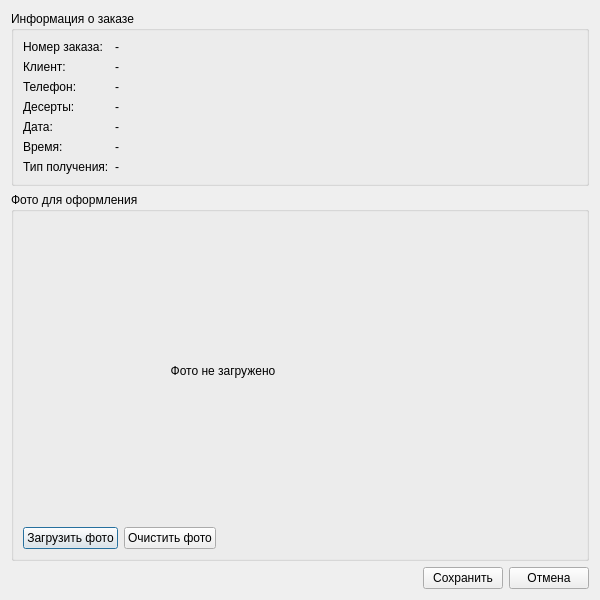
<?xml version="1.0" encoding="UTF-8"?>
<ui version="4.0">
 <class>OrderDetailsDialog</class>
 <widget class="QDialog" name="OrderDetailsDialog">
  <property name="geometry">
   <rect>
    <x>0</x>
    <y>0</y>
    <width>600</width>
    <height>500</height>
   </rect>
  </property>
  <property name="windowTitle">
   <string>Детали заказа</string>
  </property>
  <layout class="QVBoxLayout" name="verticalLayout">
   <item>
    <widget class="QGroupBox" name="detailsGroup">
     <property name="title">
      <string>Информация о заказе</string>
     </property>
     <layout class="QFormLayout" name="formLayout">
      <item row="0" column="0">
       <widget class="QLabel" name="label">
        <property name="text">
         <string>Номер заказа:</string>
        </property>
       </widget>
      </item>
      <item row="0" column="1">
       <widget class="QLabel" name="orderIdLabel">
        <property name="text">
         <string>-</string>
        </property>
       </widget>
      </item>
      <item row="1" column="0">
       <widget class="QLabel" name="label_3">
        <property name="text">
         <string>Клиент:</string>
        </property>
       </widget>
      </item>
      <item row="1" column="1">
       <widget class="QLabel" name="clientLabel">
        <property name="text">
         <string>-</string>
        </property>
       </widget>
      </item>
      <item row="2" column="0">
       <widget class="QLabel" name="label_5">
        <property name="text">
         <string>Телефон:</string>
        </property>
       </widget>
      </item>
      <item row="2" column="1">
       <widget class="QLabel" name="phoneLabel">
        <property name="text">
         <string>-</string>
        </property>
       </widget>
      </item>
      <item row="3" column="0">
       <widget class="QLabel" name="label_7">
        <property name="text">
         <string>Десерты:</string>
        </property>
       </widget>
      </item>
      <item row="3" column="1">
       <widget class="QLabel" name="dessertsLabel">
        <property name="text">
         <string>-</string>
        </property>
       </widget>
      </item>
      <item row="4" column="0">
       <widget class="QLabel" name="label_9">
        <property name="text">
         <string>Дата:</string>
        </property>
       </widget>
      </item>
      <item row="4" column="1">
       <widget class="QLabel" name="dateLabel">
        <property name="text">
         <string>-</string>
        </property>
       </widget>
      </item>
      <item row="5" column="0">
       <widget class="QLabel" name="label_11">
        <property name="text">
         <string>Время:</string>
        </property>
       </widget>
      </item>
      <item row="5" column="1">
       <widget class="QLabel" name="timeLabel">
        <property name="text">
         <string>-</string>
        </property>
       </widget>
      </item>
      <item row="6" column="0">
       <widget class="QLabel" name="label_13">
        <property name="text">
         <string>Тип получения:</string>
        </property>
       </widget>
      </item>
      <item row="6" column="1">
       <widget class="QLabel" name="deliveryLabel">
        <property name="text">
         <string>-</string>
        </property>
       </widget>
      </item>
     </layout>
    </widget>
   </item>
   <item>
    <widget class="QGroupBox" name="photoGroup">
     <property name="title">
      <string>Фото для оформления</string>
     </property>
     <layout class="QVBoxLayout" name="verticalLayout_2">
      <item>
       <widget class="QLabel" name="photoLabel">
        <property name="minimumSize">
         <size>
          <width>400</width>
          <height>300</height>
         </size>
        </property>
        <property name="maximumSize">
         <size>
          <width>400</width>
          <height>300</height>
         </size>
        </property>
        <property name="text">
         <string>Фото не загружено</string>
        </property>
        <property name="alignment">
         <set>Qt::AlignCenter</set>
        </property>
        <property name="wordWrap">
         <bool>true</bool>
        </property>
       </widget>
      </item>
      <item>
       <layout class="QHBoxLayout" name="horizontalLayout">
        <item>
         <widget class="QPushButton" name="loadPhotoBtn">
          <property name="text">
           <string>Загрузить фото</string>
          </property>
         </widget>
        </item>
        <item>
         <widget class="QPushButton" name="clearPhotoBtn">
          <property name="text">
           <string>Очистить фото</string>
          </property>
         </widget>
        </item>
        <item>
         <spacer name="horizontalSpacer">
          <property name="orientation">
           <enum>Qt::Horizontal</enum>
          </property>
          <property name="sizeHint" stdset="0">
           <size>
            <width>40</width>
            <height>20</height>
           </size>
          </property>
         </spacer>
        </item>
       </layout>
      </item>
     </layout>
    </widget>
   </item>
   <item>
    <layout class="QHBoxLayout" name="horizontalLayout_2">
     <item>
      <spacer name="horizontalSpacer_2">
       <property name="orientation">
        <enum>Qt::Horizontal</enum>
       </property>
       <property name="sizeHint" stdset="0">
        <size>
         <width>40</width>
         <height>20</height>
        </size>
       </property>
      </spacer>
     </item>
     <item>
      <widget class="QPushButton" name="saveBtn">
       <property name="text">
        <string>Сохранить</string>
       </property>
      </widget>
     </item>
     <item>
      <widget class="QPushButton" name="cancelBtn">
       <property name="text">
        <string>Отмена</string>
       </property>
      </widget>
     </item>
    </layout>
   </item>
  </layout>
 </widget>
 <resources/>
 <connections/>
</ui>
